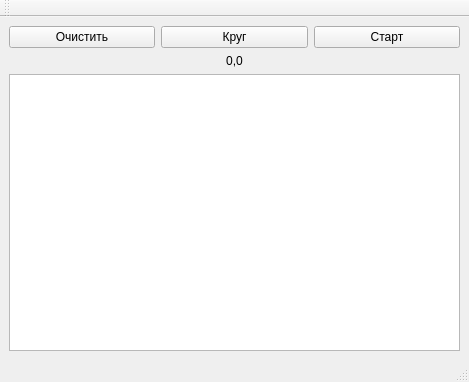
<?xml version="1.0" encoding="UTF-8"?>
<ui version="4.0">
 <class>MainWindow</class>
 <widget class="QMainWindow" name="MainWindow">
  <property name="geometry">
   <rect>
    <x>0</x>
    <y>0</y>
    <width>469</width>
    <height>382</height>
   </rect>
  </property>
  <property name="windowTitle">
   <string>TimeMeter</string>
  </property>
  <widget class="QWidget" name="centralwidget">
   <layout class="QVBoxLayout" name="verticalLayout_2">
    <item>
     <layout class="QHBoxLayout" name="horizontalLayout">
      <item>
       <widget class="QPushButton" name="clear_btn">
        <property name="text">
         <string>Очистить</string>
        </property>
       </widget>
      </item>
      <item>
       <widget class="QPushButton" name="lap_btn">
        <property name="text">
         <string>Круг</string>
        </property>
       </widget>
      </item>
      <item>
       <widget class="QPushButton" name="start_btn">
        <property name="text">
         <string>Старт</string>
        </property>
       </widget>
      </item>
     </layout>
    </item>
    <item>
     <widget class="QLabel" name="time_label">
      <property name="text">
       <string>0,0</string>
      </property>
      <property name="alignment">
       <set>Qt::AlignCenter</set>
      </property>
     </widget>
    </item>
    <item>
     <widget class="QTextBrowser" name="text_browser"/>
    </item>
   </layout>
  </widget>
  <widget class="QMenuBar" name="menubar">
   <property name="geometry">
    <rect>
     <x>0</x>
     <y>0</y>
     <width>469</width>
     <height>22</height>
    </rect>
   </property>
  </widget>
  <widget class="QStatusBar" name="statusbar"/>
  <widget class="QToolBar" name="toolBar">
   <property name="windowTitle">
    <string>toolBar</string>
   </property>
   <attribute name="toolBarArea">
    <enum>TopToolBarArea</enum>
   </attribute>
   <attribute name="toolBarBreak">
    <bool>false</bool>
   </attribute>
  </widget>
 </widget>
 <resources/>
 <connections/>
</ui>
